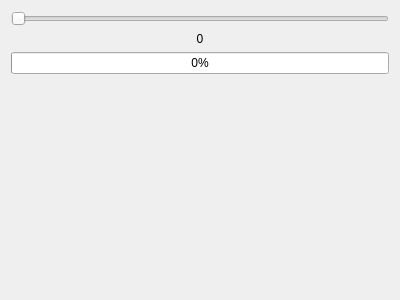
<?xml version="1.0" encoding="UTF-8"?>
<ui version="4.0">
 <class>Dialog</class>
 <widget class="QDialog" name="Dialog">
  <property name="geometry">
   <rect>
    <x>0</x>
    <y>0</y>
    <width>400</width>
    <height>300</height>
   </rect>
  </property>
  <property name="windowTitle">
   <string>Dialog</string>
  </property>
  <layout class="QVBoxLayout" name="verticalLayout">
   <item>
    <widget class="QSlider" name="sldFade">
     <property name="orientation">
      <enum>Qt::Horizontal</enum>
     </property>
    </widget>
   </item>
   <item>
    <widget class="QLabel" name="lblLabel">
     <property name="text">
      <string>0</string>
     </property>
     <property name="alignment">
      <set>Qt::AlignCenter</set>
     </property>
    </widget>
   </item>
   <item>
    <widget class="QProgressBar" name="pgBar">
     <property name="value">
      <number>0</number>
     </property>
    </widget>
   </item>
   <item>
    <spacer name="verticalSpacer">
     <property name="orientation">
      <enum>Qt::Vertical</enum>
     </property>
     <property name="sizeHint" stdset="0">
      <size>
       <width>20</width>
       <height>40</height>
      </size>
     </property>
    </spacer>
   </item>
  </layout>
 </widget>
 <resources/>
 <connections>
  <connection>
   <sender>sldFade</sender>
   <signal>sliderMoved(int)</signal>
   <receiver>pgBar</receiver>
   <slot>setValue(int)</slot>
   <hints>
    <hint type="sourcelabel">
     <x>15</x>
     <y>16</y>
    </hint>
    <hint type="destinationlabel">
     <x>46</x>
     <y>57</y>
    </hint>
   </hints>
  </connection>
  <connection>
   <sender>sldFade</sender>
   <signal>sliderMoved(int)</signal>
   <receiver>lblLabel</receiver>
   <slot>setNum(int)</slot>
   <hints>
    <hint type="sourcelabel">
     <x>111</x>
     <y>14</y>
    </hint>
    <hint type="destinationlabel">
     <x>135</x>
     <y>31</y>
    </hint>
   </hints>
  </connection>
 </connections>
</ui>
